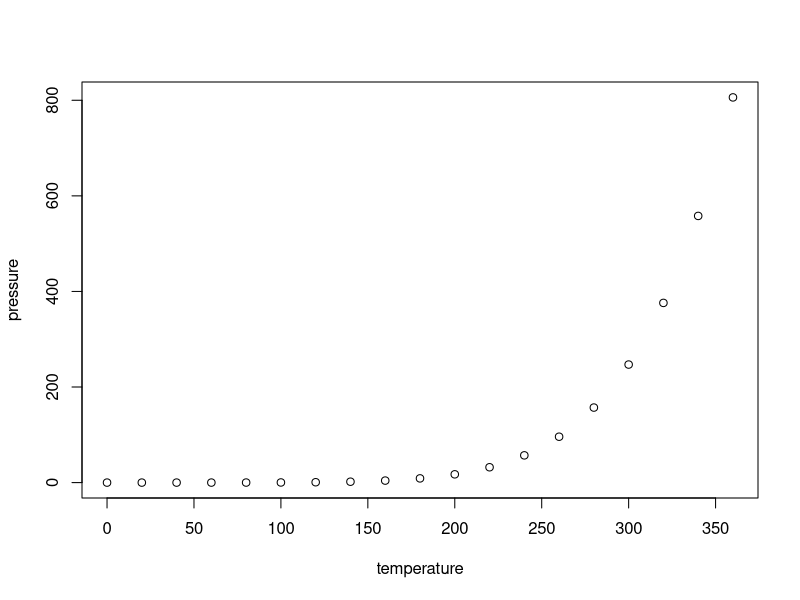
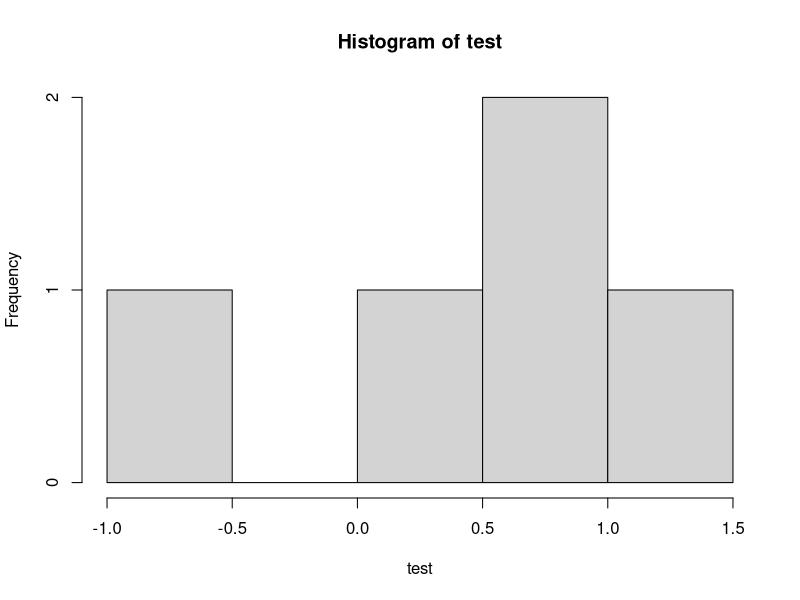

The R source for these figures, in order:
## ---- chunk 1
knitr::opts_chunk$set(echo = TRUE)
## ---- chunk 2
summary(cars)
## ---- chunk 3
plot(pressure)
## ---- chunk 4
test = rnorm(5)
summary(test)
hist(test)
## ---- chunk 5
mean(test)
